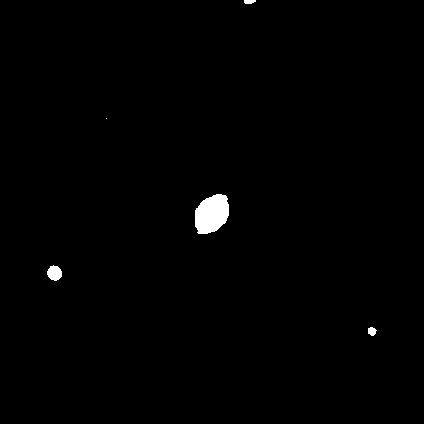
#> input picture 01. Stage/Images/001.jpg, 424 x 424 px, found by its file name; its folder holds only this picture in this run
$ jupyter execute 'Automate r-CNN.ipynb'
#> lines starting #> are read from the running program, lines starting #| are printed output that depends on the picture; after the words box and inside, x2 and y2 are one past the last pixel; in counts of white or black regions, pixels touching at a corner belong together
[cell 1]
import cv2
import numpy as np
import os
import random
import string

def generate_random_string(length):
    """Generate a random string of specified length."""
    return ''.join(random.choices(string.ascii_lowercase + string.ascii_uppercase + string.digits, k=length))

# Input and output directories
input_folder = "images"
output_folder = "galaxy"

# Create the output directory if it doesn't exist
os.makedirs(output_folder, exist_ok=True)

# Iterate over images in the input folder
for filename in os.listdir(input_folder):
    if filename.endswith((".jpg", ".png", ".jpeg")):
        # Load the image
        img_path = os.path.join(input_folder, filename)
        img = cv2.imread(img_path, cv2.IMREAD_COLOR)
#> img is the input picture: shape (424, 424, 3); min 0, max 255, mean 1.9

        # Convert the image to grayscale
        img_gray = cv2.cvtColor(img, cv2.COLOR_BGR2GRAY)

        # Convert to black and white with thresholding
        _, img_binary = cv2.threshold(img_gray, 64, 255, cv2.THRESH_BINARY)
#> img_binary: shape (424, 424); 0.74% white; 5 white regions (1 under 20 px), largest, box (x1, y1, x2, y2) and area: (195, 194, 229, 234) 1054, (47, 265, 62, 281) 176, (368, 327, 377, 336) 59, (244, 0, 256, 4) 41

        # Determine the grid size (in this case, 3x3 grids)
        grid_size = 3

        # Calculate the dimensions of each grid
        grid_height = img_gray.shape[0] // grid_size
#> grid_height = 141
        grid_width = img_gray.shape[1] // grid_size
#> grid_width = 141

        # Variables to store information about the grid with the highest white pixels
        max_white_pixels = 0
        best_grid = None

        # Iterate over rows and columns to extract each grid
        for i in range(grid_size):
            for j in range(grid_size):
                y_start = i * grid_height
                y_end = (i + 1) * grid_height
                x_start = j * grid_width
                x_end = (j + 1) * grid_width
                grid = img_binary[y_start:y_end, x_start:x_end]

                # Check if the grid contains a white pixel in any of the four corners
                if grid[0, 0] == 255 or grid[0, -1] == 255 or grid[-1, 0] == 255 or grid[-1, -1] == 255:
                    continue  # Discard the grid

                # Count white pixels in the grid
                white_pixels = np.sum(grid == 255)

                # Check if the current grid has more white pixels than the previous maximum
                if white_pixels > max_white_pixels:
                    max_white_pixels = white_pixels
                    best_grid = grid.copy()
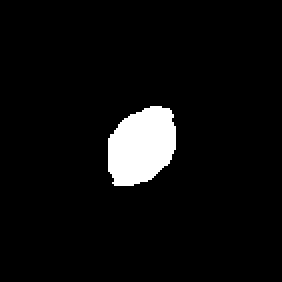
#> best_grid: shape (141, 141) (shown 2 times larger); 5.3% white; 1 white region, box (x1, y1, x2, y2) and area: (54, 53, 88, 93) 1054
#> after the loop, max_white_pixels = 1054

        if best_grid is not None:
            # Generate a random string for the filename
            random_str = generate_random_string(10)
            grid_filename = f"{random_str}.jpg"

            # Save the individual grid image with a random string name
            cv2.imwrite(os.path.join(output_folder, grid_filename), best_grid)
            print(f"Saved grid image: {grid_filename}")

[cell 2]
import cv2
import numpy as np
import os
import random
import string

def generate_random_string(length):
    """Generate a random string of specified length."""
    return ''.join(random.choices(string.ascii_lowercase + string.ascii_uppercase + string.digits, k=length))

# Input and output directories
input_folder = "images"
output_folder = "stars"

# Create the output directory if it doesn't exist
os.makedirs(output_folder, exist_ok=True)

# Iterate over images in the input folder
for filename in os.listdir(input_folder):
    if filename.endswith((".jpg", ".png", ".jpeg")):
        # Load the image
        img_path = os.path.join(input_folder, filename)
        img = cv2.imread(img_path, cv2.IMREAD_COLOR)

        # Convert the image to grayscale
        img_gray = cv2.cvtColor(img, cv2.COLOR_BGR2GRAY)

        # Convert to black and white with thresholding
        _, img_binary = cv2.threshold(img_gray, 128, 255, cv2.THRESH_BINARY)

        # Determine the grid size (in this case, 3x3 grids)
        grid_size = 3

        # Calculate the dimensions of each grid
        grid_height = img_gray.shape[0] // grid_size
        grid_width = img_gray.shape[1] // grid_size

        # Variables to store information about the grid with the highest white pixels
        max_white_pixels = 0
        best_grid = None

        # Iterate over rows and columns to extract each grid
        for i in range(grid_size):
            for j in range(grid_size):
                y_start = i * grid_height
                y_end = (i + 1) * grid_height
                x_start = j * grid_width
                x_end = (j + 1) * grid_width
                grid = img_binary[y_start:y_end, x_start:x_end]

                # Check if the grid contains a white pixel in any of the four corners
                if grid[0, 0] == 255 or grid[0, -1] == 255 or grid[-1, 0] == 255 or grid[-1, -1] == 255:
                    continue  # Discard the grid

                # Count white pixels in the grid
                white_pixels = np.sum(grid == 255)

                # Check if the current grid has more white pixels than the previous maximum
                if white_pixels > max_white_pixels:
                    max_white_pixels = white_pixels
                    best_grid = grid.copy()
#> after the loop, max_white_pixels = 1054

        if best_grid is not None:
            # Generate a random string for the filename
            random_str = generate_random_string(10)
            grid_filename = f"{random_str}.jpg"

            # Save the individual grid image with a random string name
            cv2.imwrite(os.path.join(output_folder, grid_filename), best_grid)
            print(f"Saved grid image: {grid_filename}")


$ run again, on 01. Stage/Images/005.jpg
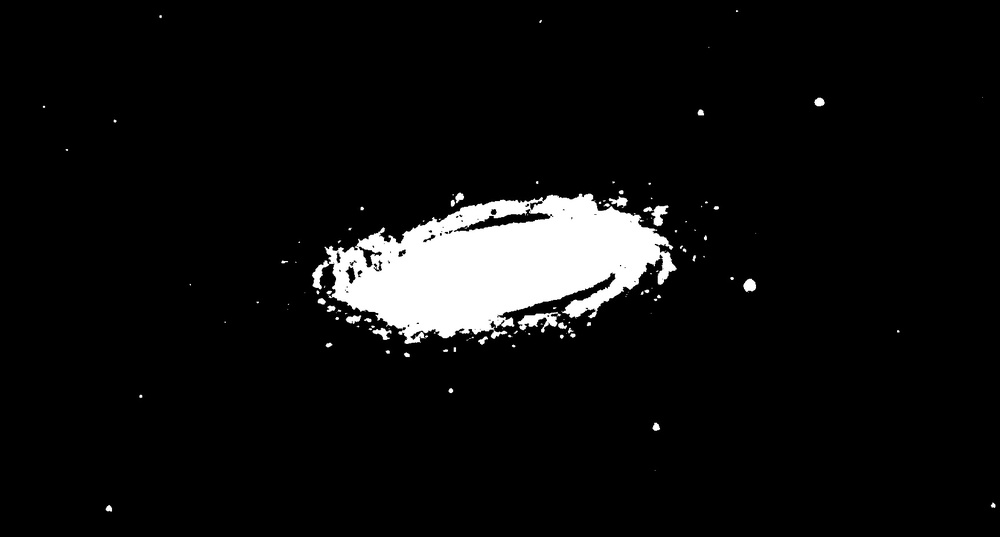
#> input picture 01. Stage/Images/005.jpg, 1000 x 537 px, shrunk from 1750 x 940 before the run, found by its file name
#> img is the input picture: shape (537, 1000, 3); min 0, max 255, mean 15.5
#> after the loop `for i in range(grid_size):`:
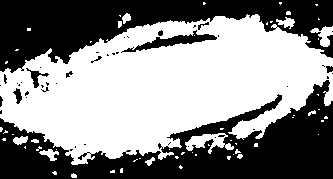
#> best_grid: shape (179, 333); 54.3% white; 45 black regions (33 under 20 px), largest, box (x1, y1, x2, y2) and area: (0, 80, 333, 179) 14302, (0, 0, 333, 73) 11835, (121, 30, 217, 53) 621
#> after the loop `for i in range(grid_size):`: max_white_pixels = 32341
#> after the loop `for i in range(grid_size):`:
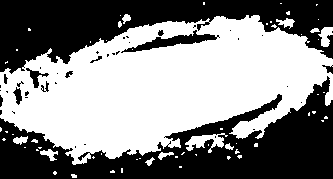
#> best_grid: shape (179, 333); 52.9% white; 41 black regions (29 under 20 px), largest, box (x1, y1, x2, y2) and area: (0, 76, 333, 179) 14720, (0, 0, 333, 74) 12095, (121, 30, 220, 53) 677
#> after the loop `for i in range(grid_size):`: max_white_pixels = 31545
